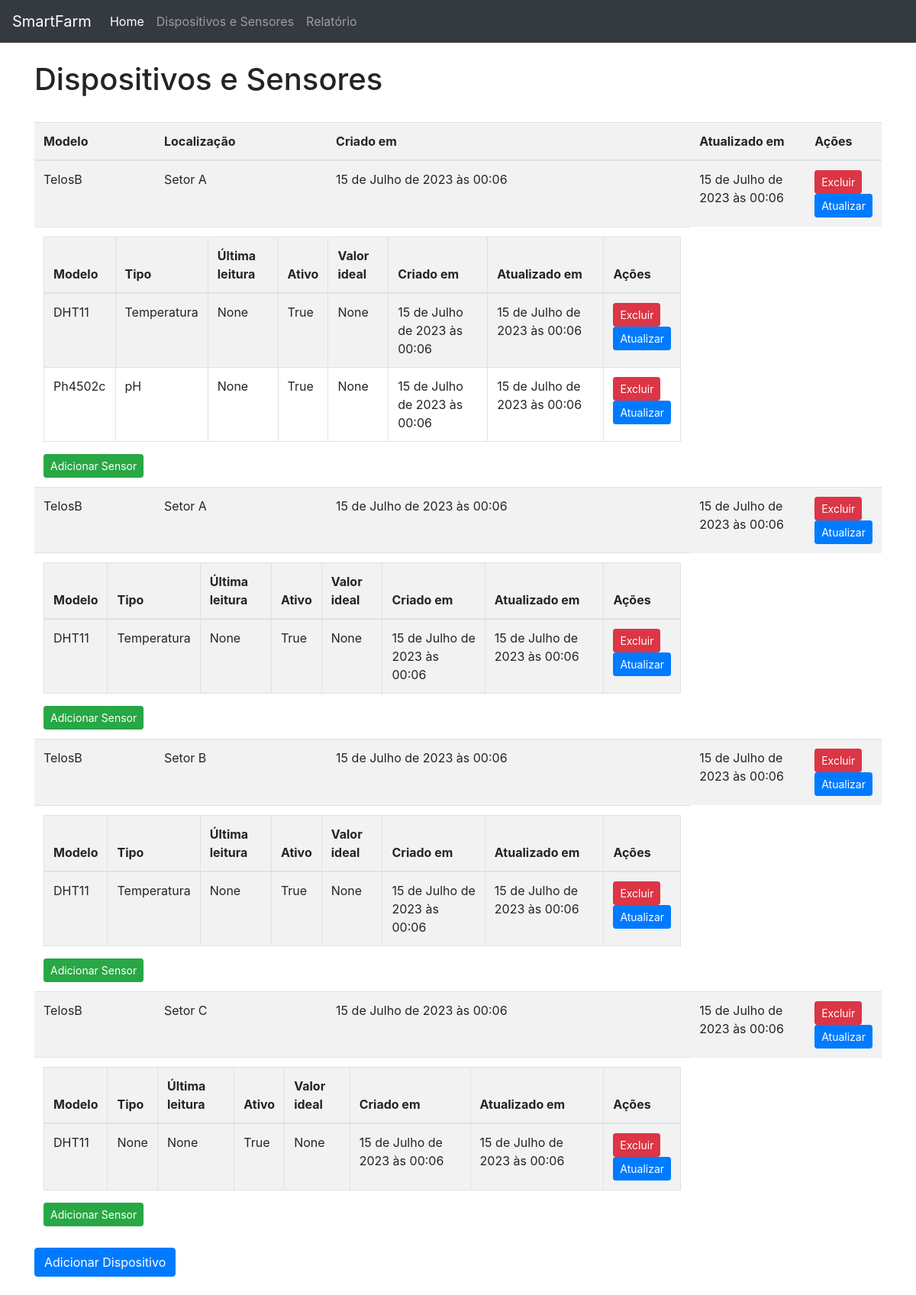
Screenshot of /dispositivos_e_sensores/ with the database file from the repository.
### app/models.py (models this page shows)
class Dispositivo(models.Model):
    modelo = models.CharField(max_length=100, blank=True, null=True)
    localizacao = models.CharField(max_length=100, blank=True, null=True)
    created_at = models.DateTimeField(auto_now_add=True)
    updated_at = models.DateTimeField(auto_now=True)
    class Meta:
        db_table = 'dispositivo'

class Sensor(models.Model):
    modelo = models.CharField(max_length=100, blank=True, null=True)
    tipo = models.CharField(max_length=100, blank=True, null=True)
    ultima_leitura = models.DateTimeField(blank=True, null=True)
    ativo = models.BooleanField(blank=True, null=True)
    valor_ideal = models.FloatField(blank=True, null=True)
    dispositivo = models.ForeignKey(Dispositivo, on_delete=models.CASCADE, related_name='sensores')
    created_at = models.DateTimeField(auto_now_add=True)
    updated_at = models.DateTimeField(auto_now=True)
    class Meta:
        db_table = 'sensor'

### app/views.py (the view)
# urls.py: path("dispositivos_e_sensores/", views.dispositivos,
def dispositivos(request):
    dispositivos = Dispositivo.objects.all()
    context = {
        'dispositivos': dispositivos
    }
    return render(request, 'dispositivos_e_sensores.html', context)

### template/dispositivos_e_sensores.html (shortened to what this page needs)
<!DOCTYPE html>
<html>
    <head>
        <link
            rel="stylesheet"
            href="https://maxcdn.bootstrapcdn.com/bootstrap/4.0.0/css/bootstrap.min.css"
        />
    </head>
    <body>
        {% include 'navbar.html' %}
        <br />
        <div class="container">
            <h1>Dispositivos e Sensores</h1>
            <br />
            <table class="table zebra-table">
                <thead>
                    <tr>
                        <th>Modelo</th>
                        <th>Localização</th>
                        <th>Criado em</th>
                        <th>Atualizado em</th>
                        <th>Ações</th>
                    </tr>
                </thead>
                <tbody>
                    {% for dispositivo in dispositivos %}
                    <tr>
                        <td>{{ dispositivo.modelo }}</td>
                        <td>{{ dispositivo.localizacao }}</td>
                        <td>{{ dispositivo.created_at }}</td>
                        <td>{{ dispositivo.updated_at }}</td>
                        <td>
                            <form
                                action="{% url 'delete_dispositivo' dispositivo.id %}"
                                method="post"
                            >
                                <button
                                    type="submit"
                                    class="btn btn-danger btn-sm"
                                >
                                    Excluir
                                </button>
                            </form>
                            <a
                                href="{% url 'atualizar_dispositivo' dispositivo.id %}"
                                class="btn btn-primary btn-sm"
                                >Atualizar</a
                            >
                        </td>
                    </tr>
                    <tr>
                        <td colspan="3">
                            <table class="table table-bordered">
                                <thead>
                                    <tr>
                                        <th>Modelo</th>
                                        <th>Tipo</th>
                                        <th>Última leitura</th>
                                        <th>Ativo</th>
                                        <th>Valor ideal</th>
                                        <th>Criado em</th>
                                        <th>Atualizado em</th>
                                        <th>Ações</th>
                                    </tr>
                                </thead>
                                <tbody>
                                    {% for sensor in dispositivo.sensores.all %}
                                    <tr>
                                        <td>{{ sensor.modelo }}</td>
                                        <td>{{ sensor.tipo }}</td>
                                        <td>{{ sensor.ultima_leitura }}</td>
                                        <td>{{ sensor.ativo }}</td>
                                        <td>{{ sensor.valor_ideal }}</td>
                                        <td>{{ sensor.created_at }}</td>
                                        <td>{{ sensor.updated_at }}</td>
                                        <td>
                                            <form
                                                action="{% url 'delete_sensor' sensor.id %}"
                                                method="post"
                                            >
                                                <button
                                                    type="submit"
                                                    class="btn btn-danger btn-sm"
                                                >
                                                    Excluir
                                                </button>
                                            </form>
                                            <a
                                                href="{% url 'atualizar_sensor' sensor.id %}"
                                                class="btn btn-primary btn-sm"
                                                >Atualizar</a
                                            >
                                        </td>
                                    </tr>
                                    {% endfor %}
                                </tbody>
                            </table>
                            <a
                                href="{% url 'adicionar_sensor' dispositivo.id %}"
                                class="btn btn-success btn-sm"
                                >Adicionar Sensor</a
                            >
                        </td>
                    </tr>
                    {% endfor %}
                </tbody>
            </table>
            <a href="{% url 'adicionar_dispositivo' %}" class="btn btn-primary"
                >Adicionar Dispositivo</a
            >
        </div>
        <br />
    </body>
</html>

### template/dispositivos_e_sensores.html (style rules this page uses)
.zebra-table tr:nth-child(odd) { background-color: #f2f2f2; }

### rows the page displays
Dispositivo: modelo "TelosB", localizacao "Setor A", created_at "15 de Julho de 2023 às 00:06", updated_at "15 de Julho de 2023 às 00:06"
Sensor: modelo "DHT11", tipo "Temperatura", ultima_leitura "None", ativo "True", valor_ideal "None", created_at "15 de Julho de 2023 às 00:06", updated_at "15 de Julho de 2023 às 00:06"
Sensor: modelo "Ph4502c", tipo "pH", ultima_leitura "None", ativo "True", valor_ideal "None", created_at "15 de Julho de 2023 às 00:06", updated_at "15 de Julho de 2023 às 00:06"
Dispositivo: modelo "TelosB", localizacao "Setor A", created_at "15 de Julho de 2023 às 00:06", updated_at "15 de Julho de 2023 às 00:06"
Sensor: modelo "DHT11", tipo "Temperatura", ultima_leitura "None", ativo "True", valor_ideal "None", created_at "15 de Julho de 2023 às 00:06", updated_at "15 de Julho de 2023 às 00:06"
Dispositivo: modelo "TelosB", localizacao "Setor B", created_at "15 de Julho de 2023 às 00:06", updated_at "15 de Julho de 2023 às 00:06"
Sensor: modelo "DHT11", tipo "Temperatura", ultima_leitura "None", ativo "True", valor_ideal "None", created_at "15 de Julho de 2023 às 00:06", updated_at "15 de Julho de 2023 às 00:06"
Dispositivo: modelo "TelosB", localizacao "Setor C", created_at "15 de Julho de 2023 às 00:06", updated_at "15 de Julho de 2023 às 00:06"
Sensor: modelo "DHT11", tipo "None", ultima_leitura "None", ativo "True", valor_ideal "None", created_at "15 de Julho de 2023 às 00:06", updated_at "15 de Julho de 2023 às 00:06"
